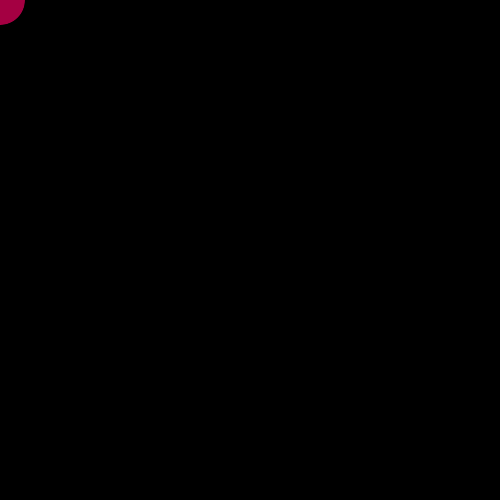
Frame 1 (no input)
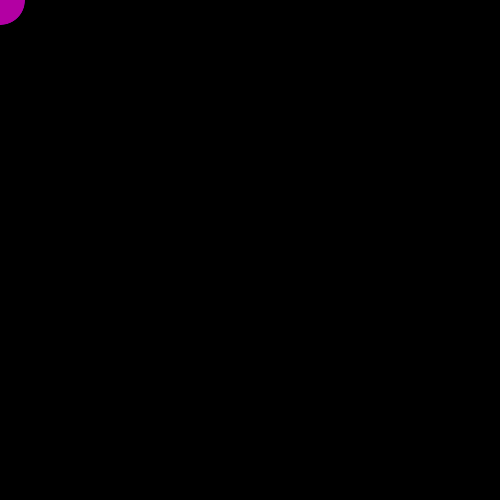
Frame 60 (the mouse pressed at the canvas centre just before this capture)
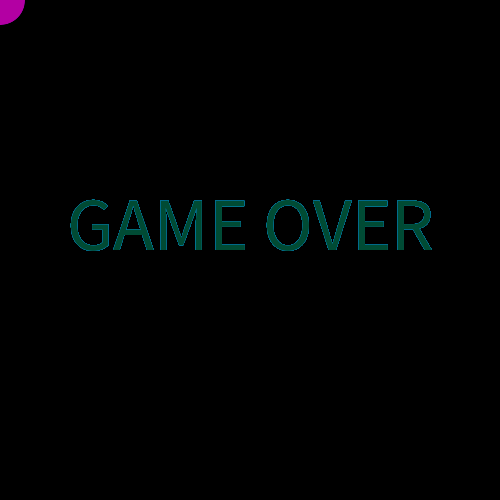
Frame 120 (the mouse held since frame 60 and released just before this capture)

The Processing sketch that drew these frames (run headless with seeded random() and noise(); from frame 60 on, the mouse is pressed at the canvas centre):

// Processing sketch: void_mouse_pressed
// ── void_mouse_pressed.pde
float running=1;
int sz=50;
void setup(){
  size(500,500);
  textAlign(CENTER);
background(0);
}
void draw(){
//  background(0);
  if(running==1){
   fill(random(255),0,random(255));
  ellipse(mouseX, mouseY, sz,sz);
  }else{
  fill(0,random(255),random(255));
  textSize(75);
  text("GAME OVER", width/2, height/2);
  }
}
void mousePressed(){
background(0);
  if(mousePressed){
  running*=-1;
}
}
